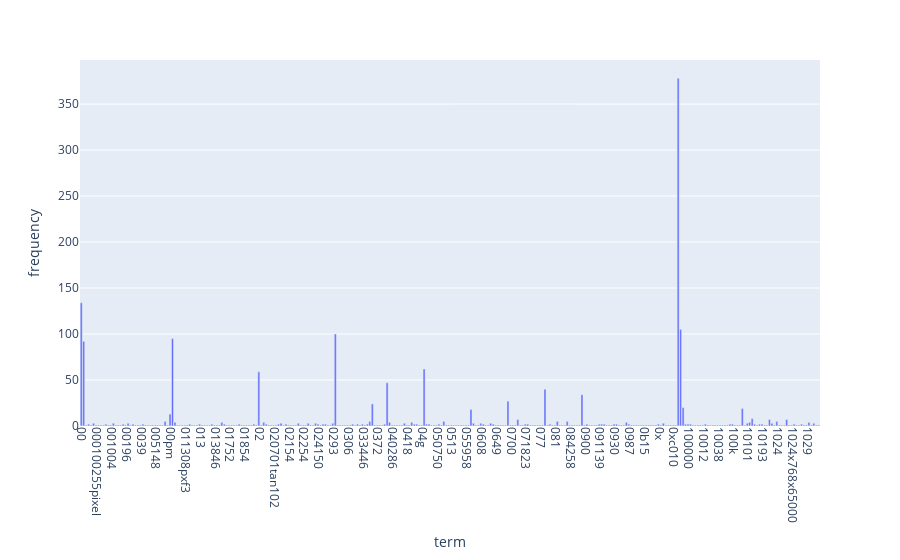

Write notebook code for a chart like this one.
### Markdown cell above
### >>> **Exercise 12 (take home):**
If you want a nicer interactive visualization here, I would encourage you try to install and use plotly to achieve this.

### Code cell
# Answer here
import plotly.express as px

# 將資料轉換成 DataFrame
df = pd.DataFrame({
    'term': count_vect.get_feature_names_out()[:300],
    'frequency': term_frequencies[:300]
})

fig = px.bar(df, x='term', y='frequency')
fig.update_xaxes(tickangle=90)
fig.show()

### Figure 1 — Plotly figure (JSON) as saved in the notebook; plotly's stock layout.template omitted (floating-point values rounded to 4 significant figures; data arrays with more than 128 entries replaced by an {"elided": "..."} marker saying what was removed)
{"data": [{"hovertemplate": "term=%{x}<br>frequency=%{y}<extra></extra>", "legendgroup": "", "marker": {"color": "#636efa", "pattern": {"shape": ""}}, "name": "", "orientation": "v", "showlegend": false, "textposition": "auto", "type": "bar", "x": {"elided": "300 str values"}, "xaxis": "x", "y": {"elided": "300 int values"}, "yaxis": "y"}], "layout": {"barmode": "relative", "legend": {"tracegroupgap": 0}, "margin": {"t": 60}, "xaxis": {"anchor": "y", "domain": [0, 1], "tickangle": 90, "title": {"text": "term"}}, "yaxis": {"anchor": "x", "domain": [0, 1], "title": {"text": "frequency"}}}}
